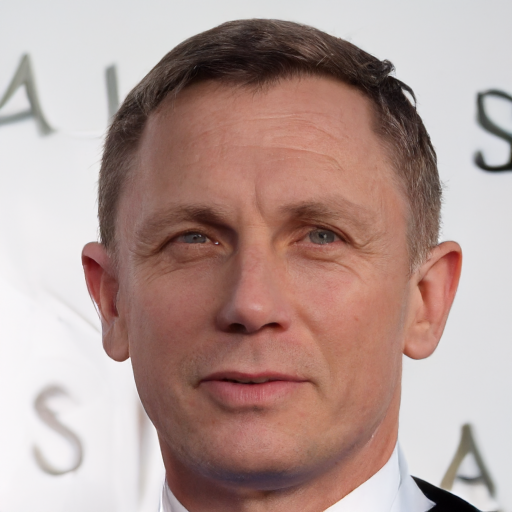
#> input picture final_experiments/exp_A0_true_paper/0000_00010.png, 512 x 512 px, found by its file name
$ python vis_main_results.py
#> lines starting #> are read from the running program, lines starting #| are printed output that depends on the picture
#!/usr/bin/env python3
"""Main results: LQ / Paper(K=1) / K2_s15 / K3_s225 / GT — Mild + Severe."""
import os, cv2
import matplotlib
matplotlib.use("Agg")
import matplotlib.pyplot as plt
import matplotlib.gridspec as gridspec

PROJ = os.path.dirname(os.path.dirname(os.path.abspath(__file__)))
OUT = os.path.join(PROJ, "final_experiments")
TP = os.path.join(PROJ, "testdata", "pairs")

SOURCES = {
    "Mild": {
        "img_id": "0000_00010",
        "LQ":       os.path.join(TP, "LQ", "0000_00010.png"),
        "GT":       os.path.join(TP, "GT", "0000_00010.png"),
        "Paper\nK=1 s=0.10":   os.path.join(OUT, "exp_A0_true_paper", "0000_00010.png"),
        "K2_s15\nK=2 s=0.15":  os.path.join(OUT, "NIQE_K2_s15", "0000_00010.png"),
        "K3_s225\nK=3 s=0.225": os.path.join(OUT, "k3_s225", "K3_s225_mild.png"),
    },
    "Severe": {
        "img_id": "0006_00092",
        "LQ":       os.path.join(TP, "LQ", "0006_00092.png"),
        "GT":       os.path.join(TP, "GT", "0006_00092.png"),
        "Paper\nK=1 s=0.10":   os.path.join(OUT, "grad_cache", "A0_paper.png"),
        "K2_s15\nK=2 s=0.15":  os.path.join(OUT, "grad_cache", "A1_K2_s15.png"),
        "K3_s225\nK=3 s=0.225": os.path.join(OUT, "k3_s225", "K3_s225_severe.png"),
    },
}

METRICS = {
    ("Mild", "Paper"):    ("26.47 / 756", 136, 1000),
    ("Mild", "K2_s15"):   ("25.95 / 756",  97,  500),
    ("Mild", "K3_s225"):  ("25.95 / 758",  85,  333),
    ("Severe", "Paper"):  ("22.68 / 778", 136, 1000),
    ("Severe", "K2_s15"): ("22.76 / 777",  97,  500),
    ("Severe", "K3_s225"):("22.76 / 776",  85,  333),
}

COL_ORDER = ["LQ", "Paper\nK=1 s=0.10", "K2_s15\nK=2 s=0.15", "K3_s225\nK=3 s=0.225", "GT"]
NCOLS = 5
NROWS = 2

fig = plt.figure(figsize=(18, 8))
gs = gridspec.GridSpec(NROWS, NCOLS, figure=fig,
                       left=0.05, right=0.98, top=0.93, bottom=0.10,
                       hspace=0.06, wspace=0.03)

def load(p):
#> called with p = 'testdata/pairs/LQ/0000_00010.png'
    img = cv2.imread(p)
#> img is the input picture: shape (512, 512, 3); mean B, G, R 149.6, 155.2, 180
    return cv2.cvtColor(img, cv2.COLOR_BGR2RGB) if img is not None else None

for i_level, (level, sources) in enumerate(SOURCES.items()):
    for col, col_key in enumerate(COL_ORDER):
        ax = fig.add_subplot(gs[i_level, col])
        path = sources[col_key]
        img = load(path)
        if img is not None:
            ax.imshow(img)
        ax.axis("off")
        display = col_key.replace("\n", " ")
        ax.set_title(display, fontsize=12, fontweight="bold", pad=6)

        short_key = col_key.split("\n")[0]
        mkey = (level, short_key)
        if mkey in METRICS:
            psnr_niqe, t, rc = METRICS[mkey]
            anno = f"PSNR/NIQE = {psnr_niqe}"
            ax.text(0.5, 0.015, anno, ha="center", va="bottom",
                    transform=ax.transAxes, fontsize=11, fontweight="bold",
                    bbox=dict(boxstyle="round,pad=0.3", facecolor="#f0f0f0",
                              edgecolor="#aaa", alpha=0.92))

# Row labels
fig.text(0.008, 0.72, "Mild\n(0000_00010)", fontsize=14, fontweight="bold",
         va="center", ha="left", rotation=90,
         bbox=dict(boxstyle="round,pad=0.2", facecolor="#e3f2fd", edgecolor="#90caf9"))
fig.text(0.008, 0.28, "Severe\n(0006_00092)", fontsize=14, fontweight="bold",
         va="center", ha="left", rotation=90,
         bbox=dict(boxstyle="round,pad=0.2", facecolor="#fce4ec", edgecolor="#f48fb1"))

fig.suptitle("PGDiff: K=1 → K2_s15 → K3_s225  —  Main Results", fontsize=18, fontweight="bold", y=0.98)
fig.text(0.5, 0.035,
         "Mild: three configs visually near-identical, NIQE all ~756  |  "
         "Severe: K2_s15/K3_s225 match Paper quality, −28~38% time, −77% VRAM  |  "
         "MSE + CONSTANT + BLEND=0 + BLOCK_UNET, DDPM 1000",
         ha="center", va="center", fontsize=10, fontweight="bold", transform=fig.transFigure,
         bbox=dict(boxstyle="round,pad=0.3", facecolor="#f5f5f5", edgecolor="#ccc"))

out_path = os.path.join(OUT, "main_results.png")
fig.savefig(out_path, dpi=150, bbox_inches="tight", pad_inches=0.05)
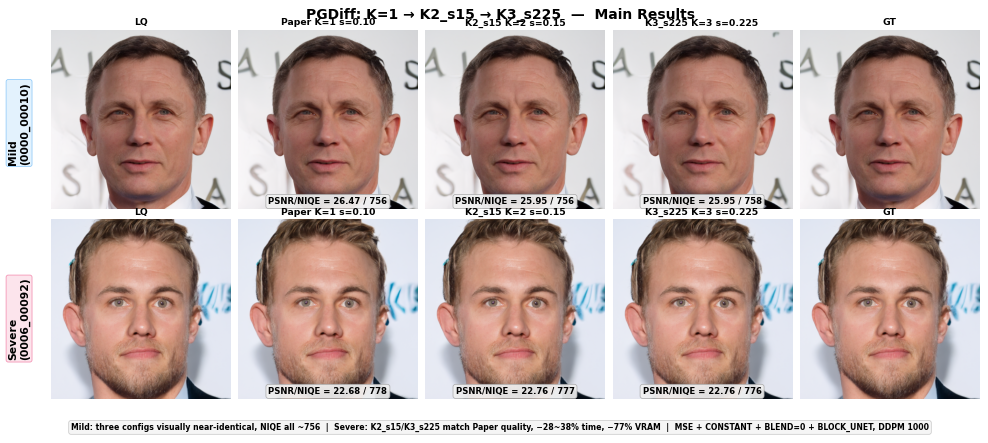
#> figure drawn by matplotlib, 10 panels
plt.close(fig)
print(f"Saved: {out_path}")
